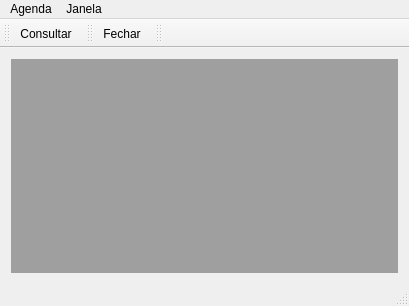
<?xml version="1.0" encoding="UTF-8"?>
<ui version="4.0">
 <class>MainWindow</class>
 <widget class="QMainWindow" name="MainWindow">
  <property name="geometry">
   <rect>
    <x>0</x>
    <y>0</y>
    <width>409</width>
    <height>306</height>
   </rect>
  </property>
  <property name="windowTitle">
   <string>Agenda</string>
  </property>
  <property name="windowIcon">
   <iconset resource="../resource/resource.qrc">
    <normaloff>:/SCA.ico</normaloff>:/SCA.ico</iconset>
  </property>
  <property name="toolTip">
   <string>Sistema de Controle de Agenda</string>
  </property>
  <property name="styleSheet">
   <string notr="true">
</string>
  </property>
  <widget class="QWidget" name="centralWidget">
   <layout class="QVBoxLayout" name="verticalLayout">
    <item>
     <widget class="QMdiArea" name="mdiArea"/>
    </item>
   </layout>
  </widget>
  <widget class="QMenuBar" name="menuBar">
   <property name="geometry">
    <rect>
     <x>0</x>
     <y>0</y>
     <width>409</width>
     <height>20</height>
    </rect>
   </property>
   <widget class="QMenu" name="menuAgenda">
    <property name="title">
     <string>Agenda</string>
    </property>
    <addaction name="actionConsultar"/>
    <addaction name="separator"/>
    <addaction name="actionFechar"/>
   </widget>
   <widget class="QMenu" name="menuJanela">
    <property name="title">
     <string>Janela</string>
    </property>
    <addaction name="actionLado_a_Lado"/>
    <addaction name="actionCascata"/>
   </widget>
   <addaction name="menuAgenda"/>
   <addaction name="menuJanela"/>
  </widget>
  <widget class="QStatusBar" name="statusBar"/>
  <widget class="QToolBar" name="toolBar">
   <property name="windowTitle">
    <string>toolBar</string>
   </property>
   <attribute name="toolBarArea">
    <enum>TopToolBarArea</enum>
   </attribute>
   <attribute name="toolBarBreak">
    <bool>false</bool>
   </attribute>
   <addaction name="actionConsultar"/>
  </widget>
  <widget class="QToolBar" name="toolBar_2">
   <property name="windowTitle">
    <string>toolBar_2</string>
   </property>
   <attribute name="toolBarArea">
    <enum>TopToolBarArea</enum>
   </attribute>
   <attribute name="toolBarBreak">
    <bool>false</bool>
   </attribute>
   <addaction name="actionFechar"/>
  </widget>
  <widget class="QToolBar" name="toolBar_3">
   <property name="windowTitle">
    <string>toolBar_3</string>
   </property>
   <attribute name="toolBarArea">
    <enum>TopToolBarArea</enum>
   </attribute>
   <attribute name="toolBarBreak">
    <bool>false</bool>
   </attribute>
  </widget>
  <action name="actionConsultar">
   <property name="icon">
    <iconset resource="../resource/resource.qrc">
     <normaloff>:/groups.bmp</normaloff>:/groups.bmp</iconset>
   </property>
   <property name="text">
    <string>Consultar</string>
   </property>
   <property name="toolTip">
    <string>Consultar usuários cadastrados</string>
   </property>
   <property name="shortcut">
    <string>Ctrl+A</string>
   </property>
  </action>
  <action name="actionFechar">
   <property name="icon">
    <iconset resource="../resource/resource.qrc">
     <normaloff>:/fechar.bmp</normaloff>:/fechar.bmp</iconset>
   </property>
   <property name="text">
    <string>Fechar</string>
   </property>
   <property name="toolTip">
    <string>Fechar a aplicação</string>
   </property>
  </action>
  <action name="actionLado_a_Lado">
   <property name="text">
    <string>Lado a Lado</string>
   </property>
  </action>
  <action name="actionCascata">
   <property name="text">
    <string>Cascata</string>
   </property>
  </action>
 </widget>
 <layoutdefault spacing="6" margin="11"/>
 <resources>
  <include location="../resource/resource.qrc"/>
 </resources>
 <connections/>
</ui>
